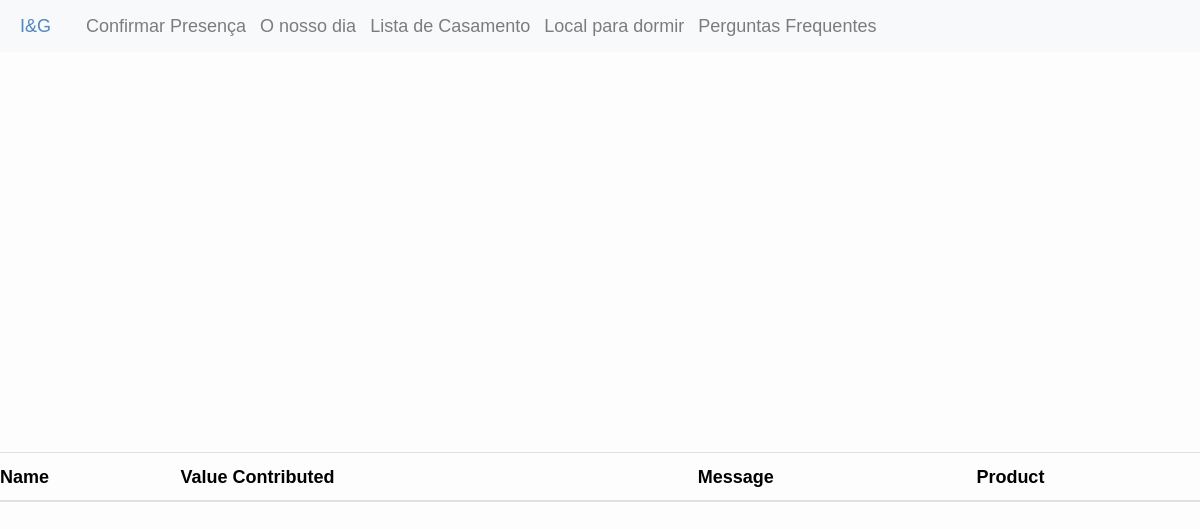
The app's page /edit/contributions, older data.
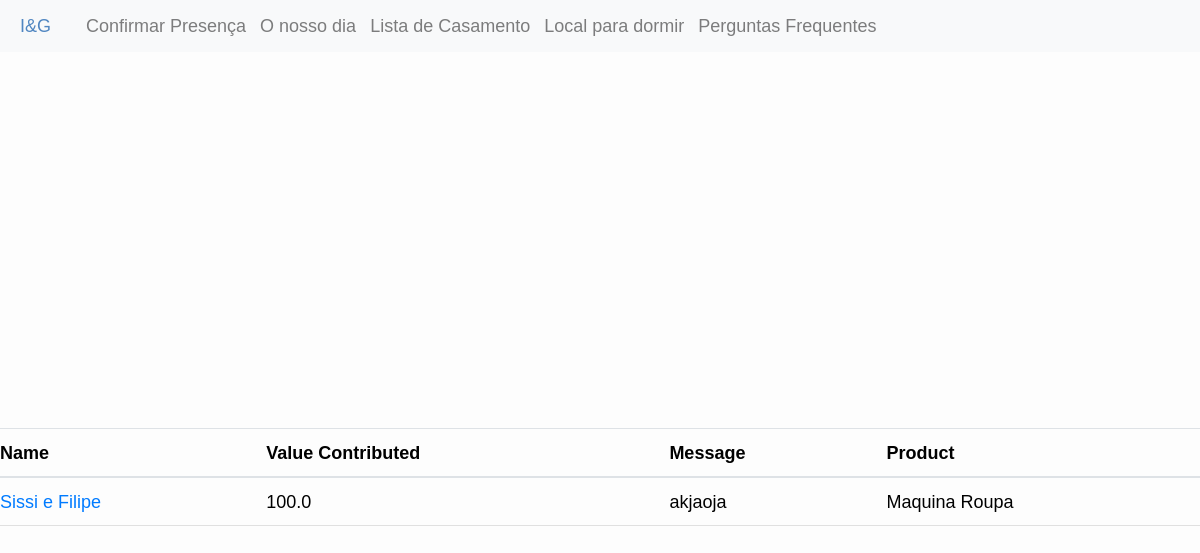
The same page, newer data.
### inesegoncalo/models/contributions.py (models this page shows, shortened)
class Contribution(db.Model ,model.Model,model.Base):
    __tablename__ = 'contribution'
    __table_args__ = {'extend_existing': True}
    id = Column(Integer, primary_key=True)
    name = Column(String(80))
    value_contributed = Column(Float)
    message = Column(Text)
    product_id = Column(Integer, ForeignKey('products.id'))
    product = relationship('Product', back_populates="contributions")

### inesegoncalo/models/products.py (models this page shows, shortened)
class Product(db.Model, model.Model, model.Base):
    __tablename__ = 'products'
    __table_args__ = {'extend_existing': True}
    id = Column(Integer, primary_key=True)
    name = Column(String(80), unique=True, nullable=False)
    description = Column(Text)
    price = Column(Float)
    price_paid = Column(Float, default=0.0)
    store = Column(Text)
    show_price = Column(Boolean, default=True)
    priority = Column(Integer, default=10)
    category_id = Column(Integer, ForeignKey('categories.id'), nullable=True)
    images = relationship('ProductImage', back_populates="product")
    contributions = relationship('Contribution', back_populates="product")
    category = relationship('Category', back_populates="products")

### inesegoncalo/modules/edit.py (the view)
@bp.route("/contributions", methods=("GET", "POST"))
def contributions():
    contributions = Contribution.query.all()
    return render_template("edit/contributions.html", contributions=contributions)

### inesegoncalo/templates/edit/contributions.html (shortened to what this page needs)
{% extends 'layout.html' %}
{% block content %}
<div class="product_background">
<table class="table">
    <thead>
        <tr>
            <th>Name</th>
            <th>Value Contributed</th>
            <th>Message</th>
            <th>Product</th>
        </tr>
    </thead>
    <tbody>
        {% for contribution in contributions %}
            <tr>
                <td class="no_padding"><a href="{{url_for('edit.contribution',contribution_id=contribution.id)}}">{{contribution.name}}</a></td>
                <td class="no_padding">{{contribution.value_contributed}}</td>
                <td class="no_padding">{{contribution.message}}</td>
                <td class="no_padding">{{contribution.product.name}}</td>
            </tr>
        {% endfor %}
    </tbody>
</table>
</div>
{% endblock %}

Row changes from the older to the newer data that the page shows:
added Contribution: name "Sissi e Filipe", value_contributed "100.0", message "akjaoja", product.name "Maquina Roupa"
